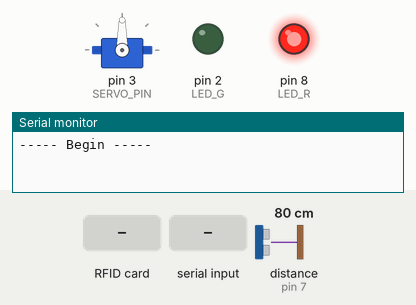
This sketch was run on a simulated Arduino Uno, built with avr-gcc and run on an emulated ATmega328P. Shown: servo, output pins drawn as LEDs (lit = HIGH), the last lines printed to the serial monitor. Inputs (shaded band) come from the test bench; at power-on: distance to the obstacle (sensor on pin 7) 80 cm. Pins used as bus, display or sensor lines are not drawn.

Above: at 1.2 s.
1.3 s: RFID card E2 ED 71 19 held to the reader
At 2.7 s:
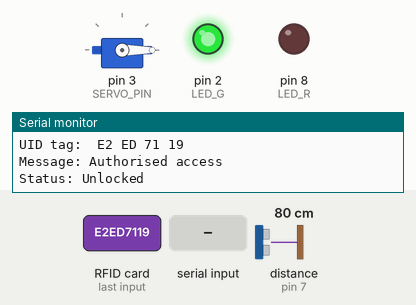
3.3 s: RFID card 5E 7A 19 C4 held to the reader
At 4.6 s:
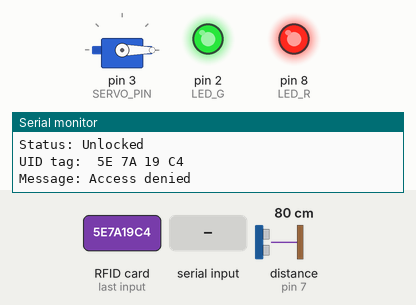
7.8 s: "1\n" received over Serial
At 8.7 s:
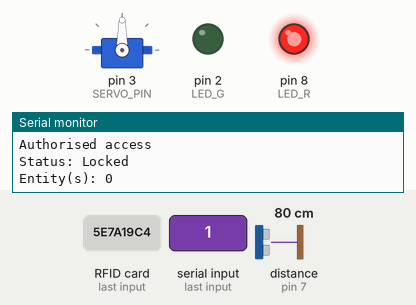
Timing chart, 0 to 10.8 s (numbered marks = the images above; inputs shaded):
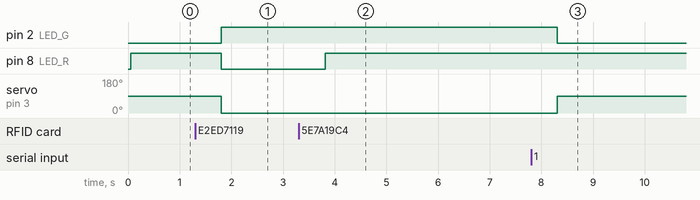

The sketch:

smart_lock_v2.ino
```cpp
#include <SPI.h>
#include <MFRC522.h>
#include <Servo.h>
#include "Ultrasonic.h"

#define SS_PIN 10
#define RST_PIN 9
#define LED_G 2
#define LED_R 8
#define SERVO_PIN 3

MFRC522 mfrc522(SS_PIN, RST_PIN);
Servo myServo;
Ultrasonic ultrasonic(4, 7);
int distance;
int no_of_ent = 0;
int angle = 90;
unsigned int pinStatus = 0;
bool rc_access = false;

void setup() {
  Serial.begin(9600);
  SPI.begin();
  mfrc522.PCD_Init();
  myServo.attach(SERVO_PIN);
  myServo.write(angle);  // Default state is locked
  pinMode(LED_G, OUTPUT);
  pinMode(LED_R, OUTPUT);
  digitalWrite(LED_R, HIGH);  // Default state is locked
  Serial.println("----- Begin -----");
  Serial.println();
}

bool subscribe = false;

void loop() {
  if (Serial.available() > 0) {
    int pinStatus = Serial.parseInt();

    switch (pinStatus) {
      case 1:
        Serial.println("Authorised access");
        Serial.println();
        delay(500);
        digitalWrite(LED_G, HIGH);
        myServo.write(180);
        // delay(5000);

        if (angle == 90) {
          angle = 0;
          myServo.write(angle);
          Serial.println("Status: Unlocked");
          digitalWrite(LED_R, LOW);
          digitalWrite(LED_G, HIGH);

        } else if (angle != 90) {
          angle = 90;
          myServo.write(angle);
          Serial.println("Status: Locked");
          digitalWrite(LED_G, LOW);
          digitalWrite(LED_R, HIGH);
          no_of_ent = 0;
          Serial.print("Entity(s): ");
          Serial.println(no_of_ent);
        }
        break;

      default:
        break;
    }
  }

  /* Check if an entity has entered the room */
  if (angle == 0) {
    /* Ultrasonic sensor */
    distance = ultrasonic.read(CM);

    if (distance <= 5) {
      no_of_ent += 1;
      Serial.print("Entity(s): ");
      Serial.println(no_of_ent);
      delay(2000);
    }
  }

  // Look for new cards
  if (!mfrc522.PICC_IsNewCardPresent()) {
    return;
  }

  // Select one of the cards
  if (!mfrc522.PICC_ReadCardSerial())
  {
    return;
  }

  // Show UID on serial monitor
  Serial.print("UID tag: ");

  String content = "";
  byte letter;

  for (byte i = 0; i < mfrc522.uid.size; i++) {
    Serial.print(mfrc522.uid.uidByte[i] < 0x10 ? " 0" : " ");
    Serial.print(mfrc522.uid.uidByte[i], HEX);
    content.concat(String(mfrc522.uid.uidByte[i] < 0x10 ? " 0" : " "));
    content.concat(String(mfrc522.uid.uidByte[i], HEX));
  }

  Serial.println();
  Serial.print("Message: ");
  content.toUpperCase();

  /* Check if UID matches for authorisation */
  // Authorised access
  if (content.substring(1) == "E2 ED 71 19" || rc_access == true) {
    Serial.println("Authorised access");
    Serial.println();
    delay(500);
    digitalWrite(LED_G, HIGH);
    myServo.write(180);

    if (angle == 90) {
      angle = 0;
      myServo.write(angle);
      Serial.println("Status: Unlocked");
      digitalWrite(LED_R, LOW);
      digitalWrite(LED_G, HIGH);

    } else if (angle != 90) {
      angle = 90;
      myServo.write(angle);
      Serial.println("Status: Locked");
      digitalWrite(LED_G, LOW);
      digitalWrite(LED_R, HIGH);
      no_of_ent = 0;
      Serial.print("Entity(s): ");
      Serial.println(no_of_ent);
    }

    rc_access = false;
  } else {
    Serial.println("Access denied");
    digitalWrite(LED_R, HIGH);
    delay(500);
  }

  delay(2000);
}
```

Measured:
- after the input at 1.3 s, pin 2 (LED_G): LOW → HIGH after 0.51 s; pin 8 (LED_R): HIGH → LOW after 0.51 s; servo on pin 3 (SERVO_PIN): 90° → 0° after 0.51 s
- after the input at 3.3 s, pin 8 (LED_R): LOW → HIGH after 0.52 s
- after the input at 7.8 s, pin 2 (LED_G): HIGH → LOW after 0.51 s; servo on pin 3 (SERVO_PIN): 0° → 90° after 0.51 s
